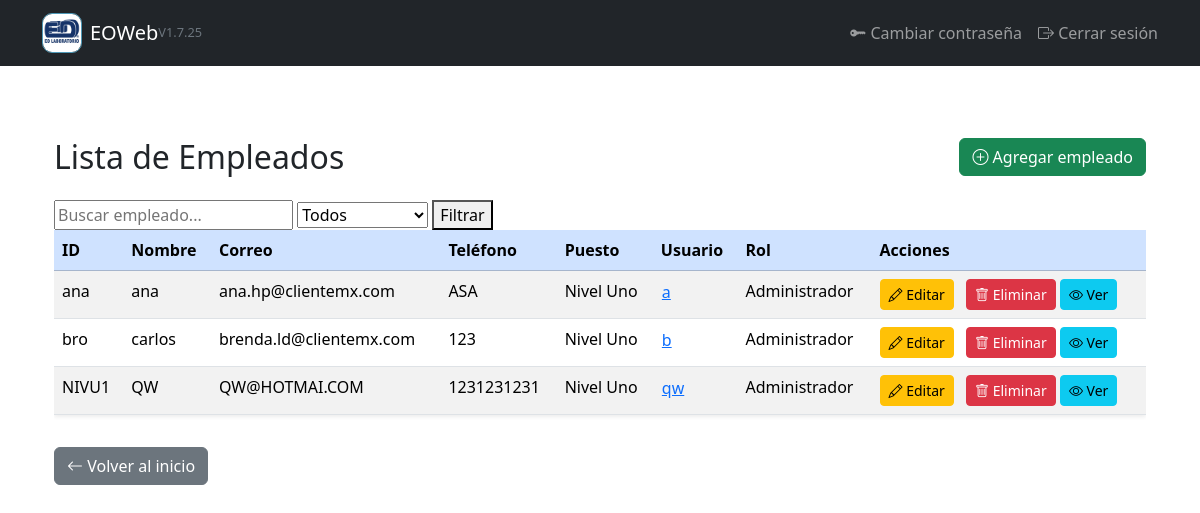
Before: /empleados/ (signed in) with the older database file.
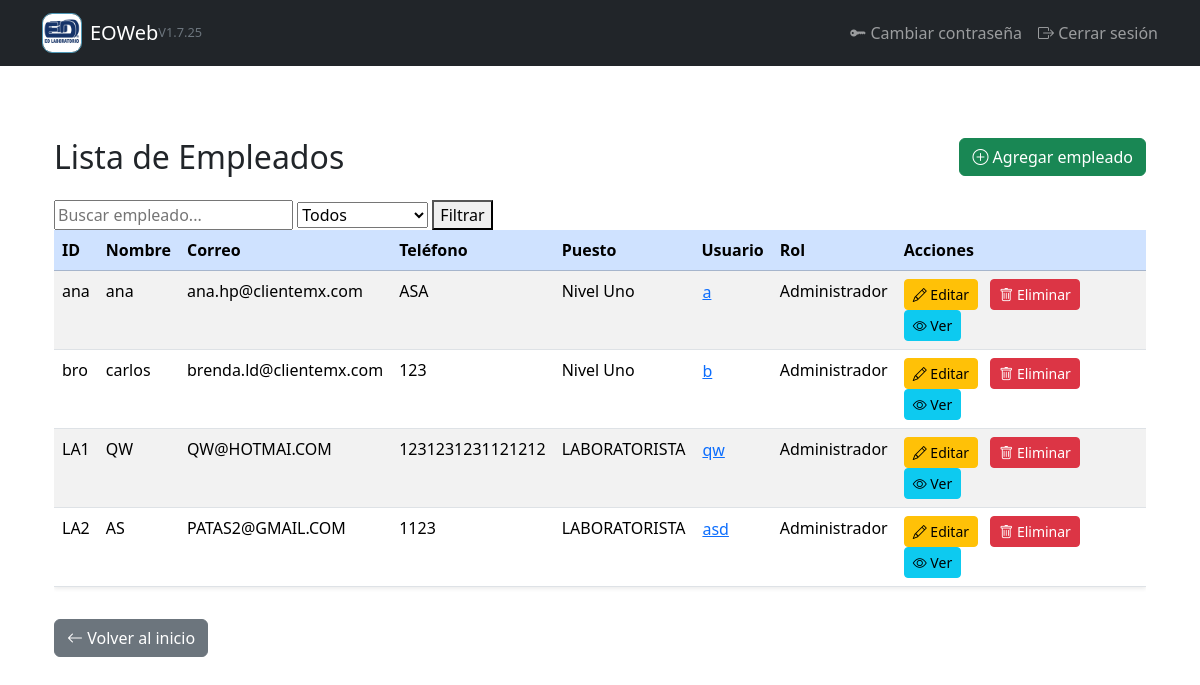
After: the same page with the newer database file.
### gestion/models.py (models this page shows, shortened)
class Empleado(models.Model):
    id_personal = models.CharField(max_length=20, unique=True, null=True, blank=True)
    usuario = models.OneToOneField(User, on_delete=models.CASCADE, null=True, blank=True)
    nombre = models.CharField(max_length=100)
    email = models.EmailField(unique=True)
    telefono = models.CharField(max_length=10, blank=True)
    puesto_antiguo = models.CharField(max_length=100, null=True, blank=True)  # renombrado
    puesto = models.ForeignKey(Puesto, on_delete=models.SET_NULL, null=True, blank=True)
    domicilio = models.CharField(max_length=255, blank=True, null=True)
    codigo_postal = models.CharField(max_length=10, blank=True, null=True)
    rfc = models.CharField(max_length=13, blank=True, null=True)
    fecha_nacimiento = models.DateField(null=True, blank=True)
    tipo_sangre = models.CharField(max_length=5, blank=True, null=True)

class Puesto(models.Model):
    nombre = models.CharField(max_length=100, unique=True)
    def __str__(self):
        return self.nombre

### gestion/views.py (the view)
# urls.py: path('empleados/',views.lista_empleados, name='lista_empleados'),
@login_required
def lista_empleados(request):
    if not request.user.is_superuser and not request.user.groups.filter(name='Administrador').exists():
        return redirect('lista_empleados')
    empleados = Empleado.objects.all()
    query = request.GET.get('busqueda', '')
    rol = request.GET.get('rol', '')
    fecha_nacimiento = request.POST.get("fecha_nacimiento")
    if query:
        empleados = empleados.filter(
            Q(nombre__icontains=query) | Q(puesto__nombre__icontains=query) | Q(id_personal__icontains=query)
        )
    if rol:
        empleados = empleados.filter(usuario__groups__name=rol)
    sin_usuario = empleados.filter(usuario__isnull=True).count()
    if sin_usuario > 0:
        messages.warning(request, f"{sin_usuario} empleado(s) no tienen usuario asociado.")
    return render(request, 'gestion/lista_empleados.html', {
        'empleados': empleados
    })

### gestion/templates/gestion/lista_empleados.html (shortened to what this page needs)
{% extends "gestion/base.html" %}
{% load static %}
{% block content %}
<div class="container my-5">
    <div class="d-flex justify-content-between align-items-center mb-4">
        <h2 class="mb-0">Lista de Empleados</h2>
        <a href="{% url 'agregar_empleado' %}" class="btn btn-success">
            <i class="bi bi-plus-circle"></i> Agregar empleado
        </a>
    </div>
    <form method="get">
        <input type="text" name="busqueda" placeholder="Buscar empleado..." value="{{ request.GET.busqueda }}">
        <select name="rol">
            <option value="">Todos</option>
        </select>
        <button type="submit">Filtrar</button>
    </form>
    <div class="table-responsive">
        <table class="table table-striped table-hover shadow-sm">
            <thead class="table-primary">
                <tr>
                    <th>ID</th>
                    <th>Nombre</th>
                    <th>Correo </th>
                    <th>Teléfono</th>
                    <th>Puesto</th>
                    <th>Usuario</th>
                    <th>Rol</th>
                    <th>Acciones</th>
                </tr>
            </thead>
            <tbody>
                {% for empleado in empleados %}
                <tr>
                    <td>{{ empleado.id_personal }}</td>
                    <td>{{ empleado.nombre }}</td>
                    <td>{{ empleado.email }}</td>
                    <td>{{ empleado.telefono }}</td>
                    <td>{{ empleado.puesto }}</td>
                    <td>
                    {% if empleado.usuario %}
                        {% if request.user.is_superuser or empleado.usuario.groups.all.0.name != 'Administrador' %}
                            <button class="btn btn-link p-0 m-0 align-baseline"
                                    data-bs-toggle="modal"
                                    data-bs-target="#editarUsuarioModal{{ empleado.id }}">
                                {{ empleado.usuario.username }}
                            </button>
                        {% else %}
                            {{ empleado.usuario.username }}
                        {% endif %}
                    {% else %}
                        —
                    {% endif %}
                    </td>
                    <td>
                    {% if empleado.usuario and empleado.usuario.groups.all %}
                        {{ empleado.usuario.groups.all.0.name }}
                    {% else %}
                        —
                    {% endif %}
                    </td>
                    <td>
                        {% if request.user.is_superuser or empleado.usuario == request.user or empleado.usuario.groups.all.0.name != 'Administrador' %}
                            <a href="{% url 'modificar_empleado' empleado.id %}" class="btn btn-sm btn-warning me-2">
                                <i class="bi bi-pencil"></i> Editar
                            </a>
                        {% endif %}
                        {% if request.user.is_superuser or empleado.usuario.groups.all.0.name != 'Administrador' %}
                            <a href="{% url 'eliminar_empleado' empleado.id %}" class="btn btn-sm btn-danger">
                                <i class="bi bi-trash"></i> Eliminar
                            </a>
                        {% endif %}
                        <a href="{% url 'ver_empleado' empleado.id %}" class="btn btn-info btn-sm">
                            <i class="bi bi-eye"></i> Ver
                        </a>
                    </td>
                </tr>
                {% empty %}
                <tr>
                    <td colspan="7" class="text-center">No hay empleados.</td>
                </tr>
                {% endfor %}
            </tbody>
        </table>
    </div>
    <a href="{% url 'inicio' %}" class="btn btn-secondary mt-3">
        <i class="bi bi-arrow-left"></i> Volver al inicio
    </a>
</div>
{% endblock %}

Changed rows visible on the page:
removed Empleado: id_personal "NIVU1", nombre "QW", email "QW@HOTMAI.COM", telefono "1231231231", puesto "Nivel Uno", usuario.username "qw", usuario.groups.all.0.name "Administrador"
added Empleado: id_personal "LA1", nombre "QW", email "QW@HOTMAI.COM", telefono "1231231231121212", puesto "LABORATORISTA", usuario.username "qw", usuario.groups.all.0.name "Administrador"
added Empleado: id_personal "LA2", nombre "AS", email "PATAS2@GMAIL.COM", telefono "1123", puesto "LABORATORISTA", usuario.username "asd", usuario.groups.all.0.name "Administrador"
